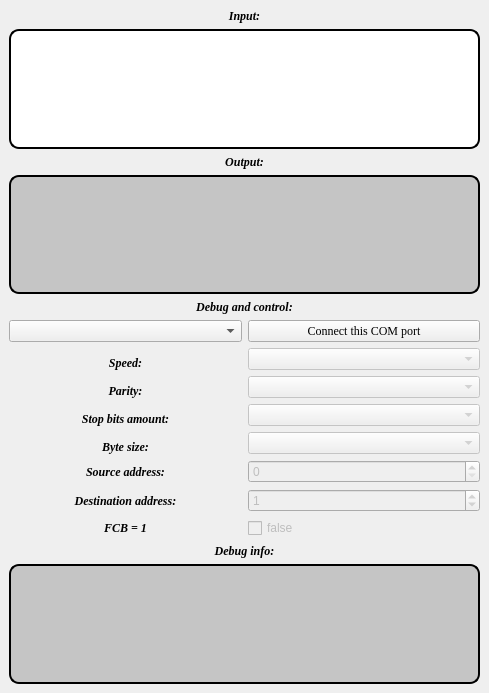
<?xml version="1.0" encoding="UTF-8"?>
<ui version="4.0">
 <class>MainWindow</class>
 <widget class="QMainWindow" name="MainWindow">
  <property name="geometry">
   <rect>
    <x>0</x>
    <y>0</y>
    <width>489</width>
    <height>693</height>
   </rect>
  </property>
  <property name="windowTitle">
   <string>MainWindow</string>
  </property>
  <widget class="QWidget" name="centralwidget">
   <layout class="QGridLayout" name="gridLayout_6">
    <item row="0" column="0">
     <widget class="QLabel" name="inputLabel">
      <property name="font">
       <font>
        <family>Times New Roman</family>
        <pointsize>9</pointsize>
        <weight>75</weight>
        <italic>true</italic>
        <bold>true</bold>
       </font>
      </property>
      <property name="text">
       <string>Input:</string>
      </property>
      <property name="alignment">
       <set>Qt::AlignCenter</set>
      </property>
     </widget>
    </item>
    <item row="1" column="0">
     <widget class="InputTextEdit" name="inputEdit">
      <property name="enabled">
       <bool>false</bool>
      </property>
      <property name="font">
       <font>
        <family>Times New Roman</family>
       </font>
      </property>
      <property name="mouseTracking">
       <bool>false</bool>
      </property>
      <property name="focusPolicy">
       <enum>Qt::StrongFocus</enum>
      </property>
      <property name="contextMenuPolicy">
       <enum>Qt::DefaultContextMenu</enum>
      </property>
      <property name="acceptDrops">
       <bool>false</bool>
      </property>
      <property name="styleSheet">
       <string notr="true">border: 2px solid;
border-radius:10px;
background-color: rgb(255, 255, 255);
</string>
      </property>
      <property name="textInteractionFlags">
       <set>Qt::TextEditorInteraction</set>
      </property>
     </widget>
    </item>
    <item row="2" column="0">
     <widget class="QLabel" name="outputLabel">
      <property name="font">
       <font>
        <family>Times New Roman</family>
        <pointsize>9</pointsize>
        <weight>75</weight>
        <italic>true</italic>
        <bold>true</bold>
       </font>
      </property>
      <property name="text">
       <string>Output:</string>
      </property>
      <property name="alignment">
       <set>Qt::AlignCenter</set>
      </property>
     </widget>
    </item>
    <item row="3" column="0">
     <widget class="QTextEdit" name="outputEdit">
      <property name="font">
       <font>
        <family>Times New Roman</family>
       </font>
      </property>
      <property name="autoFillBackground">
       <bool>false</bool>
      </property>
      <property name="styleSheet">
       <string notr="true">background-color : rgb(197, 197, 197);
border: 2px solid;
border-radius:10px;</string>
      </property>
      <property name="readOnly">
       <bool>true</bool>
      </property>
     </widget>
    </item>
    <item row="4" column="0">
     <layout class="QGridLayout" name="gridLayout_5">
      <item row="0" column="0" colspan="2">
       <widget class="QLabel" name="controlAndDebugLabel">
        <property name="font">
         <font>
          <family>Times New Roman</family>
          <pointsize>9</pointsize>
          <weight>75</weight>
          <italic>true</italic>
          <bold>true</bold>
         </font>
        </property>
        <property name="text">
         <string>Debug and control:</string>
        </property>
        <property name="alignment">
         <set>Qt::AlignCenter</set>
        </property>
       </widget>
      </item>
      <item row="2" column="0" colspan="2">
       <layout class="QGridLayout" name="gridLayout_2">
        <item row="0" column="0">
         <widget class="QLabel" name="parityLabel">
          <property name="font">
           <font>
            <family>Times New Roman</family>
            <pointsize>9</pointsize>
            <weight>75</weight>
            <italic>true</italic>
            <bold>true</bold>
           </font>
          </property>
          <property name="text">
           <string>Parity:</string>
          </property>
          <property name="alignment">
           <set>Qt::AlignBottom|Qt::AlignHCenter</set>
          </property>
         </widget>
        </item>
        <item row="0" column="1">
         <widget class="QComboBox" name="parityList">
          <property name="enabled">
           <bool>false</bool>
          </property>
         </widget>
        </item>
       </layout>
      </item>
      <item row="1" column="0" colspan="2">
       <layout class="QGridLayout" name="gridLayout">
        <item row="1" column="0">
         <widget class="QLabel" name="speedLabel">
          <property name="font">
           <font>
            <family>Times New Roman</family>
            <pointsize>9</pointsize>
            <weight>75</weight>
            <italic>true</italic>
            <bold>true</bold>
           </font>
          </property>
          <property name="text">
           <string>Speed:</string>
          </property>
          <property name="alignment">
           <set>Qt::AlignBottom|Qt::AlignHCenter</set>
          </property>
         </widget>
        </item>
        <item row="1" column="1">
         <widget class="QComboBox" name="speedList">
          <property name="enabled">
           <bool>false</bool>
          </property>
         </widget>
        </item>
        <item row="0" column="0">
         <widget class="QComboBox" name="availableComPortsList"/>
        </item>
        <item row="0" column="1">
         <widget class="QPushButton" name="selectComPortButton">
          <property name="font">
           <font>
            <family>Times New Roman</family>
            <pointsize>9</pointsize>
           </font>
          </property>
          <property name="styleSheet">
           <string notr="true"/>
          </property>
          <property name="text">
           <string>Connect this COM port</string>
          </property>
         </widget>
        </item>
       </layout>
      </item>
      <item row="4" column="0" colspan="2">
       <layout class="QGridLayout" name="gridLayout_4">
        <item row="0" column="1">
         <widget class="QComboBox" name="byteSizeList">
          <property name="enabled">
           <bool>false</bool>
          </property>
         </widget>
        </item>
        <item row="0" column="0">
         <widget class="QLabel" name="byteSizeLabel">
          <property name="font">
           <font>
            <family>Times New Roman</family>
            <pointsize>9</pointsize>
            <weight>75</weight>
            <italic>true</italic>
            <bold>true</bold>
           </font>
          </property>
          <property name="text">
           <string>Byte size:</string>
          </property>
          <property name="alignment">
           <set>Qt::AlignBottom|Qt::AlignHCenter</set>
          </property>
         </widget>
        </item>
        <item row="3" column="0">
         <widget class="QLabel" name="FCBLabel">
          <property name="font">
           <font>
            <family>Times New Roman</family>
            <pointsize>9</pointsize>
            <weight>75</weight>
            <italic>true</italic>
            <bold>true</bold>
           </font>
          </property>
          <property name="text">
           <string>FCB = 1</string>
          </property>
          <property name="alignment">
           <set>Qt::AlignCenter</set>
          </property>
         </widget>
        </item>
        <item row="3" column="1">
         <widget class="QCheckBox" name="FCBCheckBox">
          <property name="enabled">
           <bool>false</bool>
          </property>
          <property name="text">
           <string>false</string>
          </property>
         </widget>
        </item>
        <item row="1" column="0">
         <widget class="QLabel" name="sourceAddressLabel">
          <property name="font">
           <font>
            <family>Times New Roman</family>
            <pointsize>9</pointsize>
            <weight>75</weight>
            <italic>true</italic>
            <bold>true</bold>
           </font>
          </property>
          <property name="text">
           <string>Source address:</string>
          </property>
          <property name="alignment">
           <set>Qt::AlignCenter</set>
          </property>
         </widget>
        </item>
        <item row="2" column="0">
         <widget class="QLabel" name="destinationAddressLabel">
          <property name="font">
           <font>
            <family>Times New Roman</family>
            <pointsize>9</pointsize>
            <weight>75</weight>
            <italic>true</italic>
            <bold>true</bold>
           </font>
          </property>
          <property name="text">
           <string>Destination address:</string>
          </property>
          <property name="alignment">
           <set>Qt::AlignCenter</set>
          </property>
         </widget>
        </item>
        <item row="5" column="0" colspan="2">
         <widget class="QTextEdit" name="debugEdit">
          <property name="styleSheet">
           <string notr="true">border: 2px solid;
border-radius: 10px;
background-color:  rgb(197, 197, 197)
</string>
          </property>
          <property name="readOnly">
           <bool>true</bool>
          </property>
         </widget>
        </item>
        <item row="4" column="0" colspan="2">
         <widget class="QLabel" name="label_4">
          <property name="font">
           <font>
            <family>Times New Roman</family>
            <pointsize>9</pointsize>
            <weight>75</weight>
            <italic>true</italic>
            <bold>true</bold>
           </font>
          </property>
          <property name="text">
           <string>Debug info:</string>
          </property>
          <property name="alignment">
           <set>Qt::AlignCenter</set>
          </property>
         </widget>
        </item>
        <item row="1" column="1">
         <widget class="QSpinBox" name="sourceAddressValue">
          <property name="enabled">
           <bool>false</bool>
          </property>
          <property name="maximum">
           <number>255</number>
          </property>
         </widget>
        </item>
        <item row="2" column="1">
         <widget class="QSpinBox" name="destinationAddressValue">
          <property name="enabled">
           <bool>false</bool>
          </property>
          <property name="maximum">
           <number>255</number>
          </property>
          <property name="value">
           <number>1</number>
          </property>
         </widget>
        </item>
       </layout>
      </item>
      <item row="3" column="0" colspan="2">
       <layout class="QGridLayout" name="gridLayout_3">
        <item row="0" column="0">
         <widget class="QLabel" name="stopBitsLabel">
          <property name="font">
           <font>
            <family>Times New Roman</family>
            <pointsize>9</pointsize>
            <weight>75</weight>
            <italic>true</italic>
            <bold>true</bold>
           </font>
          </property>
          <property name="text">
           <string>Stop bits amount:</string>
          </property>
          <property name="alignment">
           <set>Qt::AlignBottom|Qt::AlignHCenter</set>
          </property>
         </widget>
        </item>
        <item row="0" column="1">
         <widget class="QComboBox" name="stopBitsList">
          <property name="enabled">
           <bool>false</bool>
          </property>
         </widget>
        </item>
       </layout>
      </item>
     </layout>
    </item>
   </layout>
  </widget>
 </widget>
 <customwidgets>
  <customwidget>
   <class>InputTextEdit</class>
   <extends>QTextEdit</extends>
   <header>InputTextEdit.h</header>
  </customwidget>
 </customwidgets>
 <resources/>
 <connections/>
</ui>
